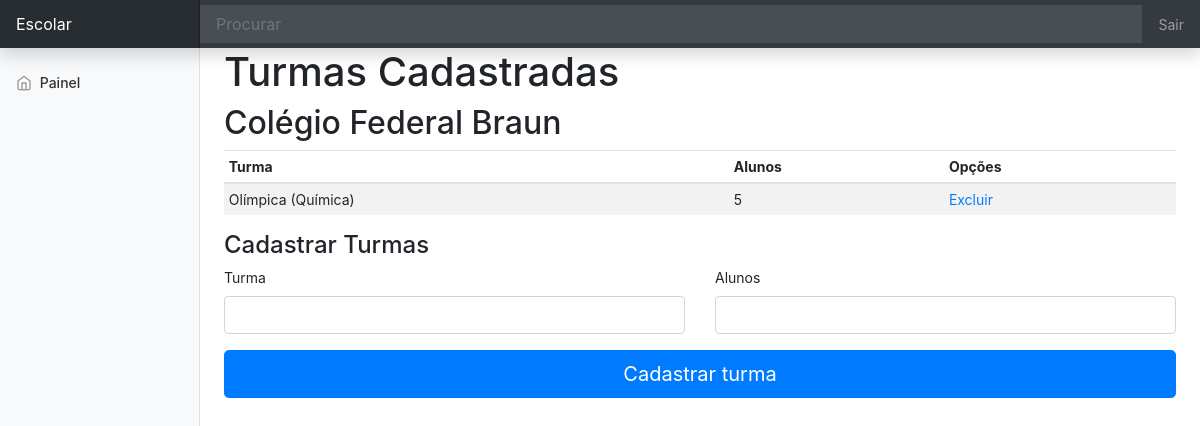
The app's page /turmas/3 with its own data.
### app.py (models this page shows, shortened)
class School(db.Model):
    id = db.Column(db.Integer, primary_key = True)
    name = db.Column(db.String(200), nullable = False)
    neigh = db.Column(db.String(200), nullable = False)
    students = db.Column(db.Integer, default = 0)
    endow = db.Column(db.Float)

class Classes(db.Model):
    id = db.Column(db.Integer, primary_key = True)
    name = db.Column(db.String(200), nullable = False)
    students = db.Column(db.Integer, default = 0)
    school = db.Column(db.String(200), nullable = False)

### app.py (the view)
@app.route('/turmas/<int:id>', methods=['POST', 'GET'])
def update(id):
    school_sel = School.query.filter_by(id = id).all()
    school_name = school_sel[0].name
    classes = Classes.query.filter_by(school = school_sel[0].name).all()
    if request.method == 'POST':
        turma = request.form['turma']
        alunos = request.form['alunos']
        total_alunos = school_sel[0].students
        total_alunos = total_alunos + int(alunos)
        new_class = Classes(name = turma, students = alunos, school = school_sel[0].name)
        school = School.query.get_or_404(id)
        school.students = total_alunos
        try:
            db.session.add(new_class)
            db.session.commit()
        except:
            return "There was an issue"
        return redirect('/turmas/'+str(id))
    else:
        return render_template('turmas.html', classes = classes, school_name = school_name, id = id)

### templates/turmas.html (shortened to what this page needs)
{% extends 'base.html' %}
{% block body %}
<div class="container-fluid">
  <div class="row">
    <nav id="sidebarMenu" class="col-md-3 col-lg-2 d-md-block bg-light sidebar collapse">
      <div class="sidebar-sticky pt-3">
        <ul class="nav flex-column">
          <li class="nav-item">
            <a class="nav-link" href="#">
              <span data-feather="home"></span>
              Painel<span class="sr-only">(current)</span>
            </a>
          </li>
        </ul>
      </div>
    </nav>
    <main role="main" class="col-md-9 ml-sm-auto col-lg-10 px-md-4">
      <h1>Turmas Cadastradas</h1>
      <h2>{{ school_name }}</h2>
      <div class="table-responsive">
        <table class="table table-striped table-sm">
          <thead>
            <tr>
              <th>Turma</th>
              <th>Alunos</th>
              <th>Opções</th>
            </tr>
          </thead>
          <tbody>
            {% for class_sel in classes %}
            <tr>
                <td>{{ class_sel.name }}</td>
                <td>{{ class_sel.students }}</td>
                <td>
                    <a href="/excluir_turma?sc={{id}}&cl={{class_sel.id}}">Excluir</a>
                </td>
            </tr>
            {% endfor %}
          </tbody>
        </table>
      </div>
      <h4>Cadastrar Turmas</h4>
      <form action="/turmas/{{ id }}" method="POST" class="needs-validation" novalidate>
        <div class="row">
          <div class="col-md-6 mb-3">
            <label for="firstName">Turma</label>
            <input type="text" class="form-control" id="turma" name="turma" placeholder="" value="" required>
          </div>
          <div class="col-md-6 mb-3">
            <label for="lastName">Alunos</label>
            <input type="number" class="form-control" id="alunos" name="alunos" placeholder="" value="" required>
          </div>
        </div>
        <button class="btn btn-primary btn-lg btn-block" type="submit">Cadastrar turma</button>
      </form>
    </main>
        </div>
 </div>
{% endblock %}

### static/css/dashboard.css (style rules this page uses)
body { font-size: .875rem; }
.feather { width: 16px; height: 16px; vertical-align: text-bottom; }
.sidebar { position: fixed; top: 0; bottom: 0; left: 0; z-index: 100; padding: 48px 0 0; box-shadow: inset -1px 0 0 rgba(0, 0, 0, .1); }
.sidebar-sticky { position: relative; top: 0; height: calc(100vh - 48px); padding-top: .5rem; overflow-x: hidden; overflow-y: auto; }
.sidebar .nav-link { font-weight: 500; color: #333; }
.sidebar .nav-link .feather { margin-right: 4px; color: #999; }

### records on screen
School: name "Colégio Federal Braun"
Classes: name "Olímpica (Química)", students "5"
